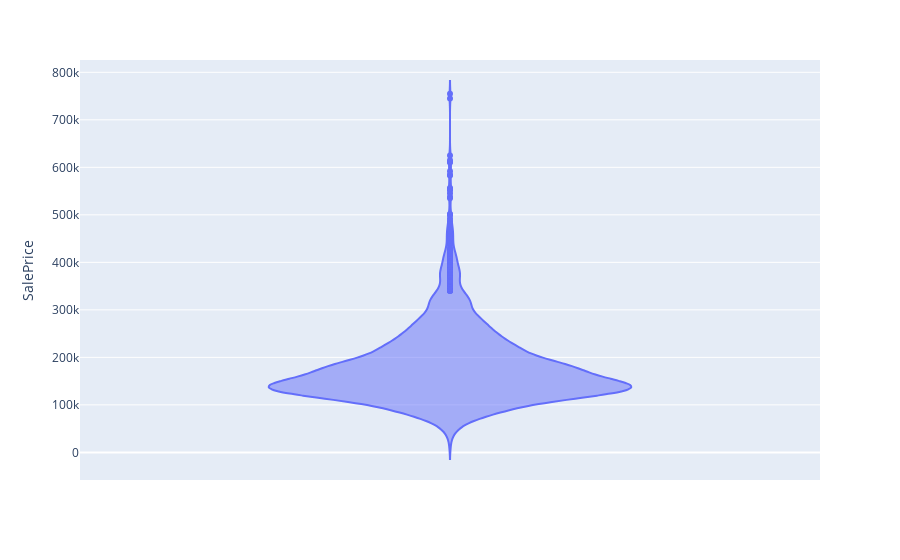

The notebook cell saved with this chart:
### Code cell
# Analyser la distribution du prix (SalePrice) sous forme de violon
import plotly.express as px

fig = px.violin(data, y="SalePrice")
fig.show()

### Figure 1 — Plotly figure (JSON) as saved in the notebook; plotly's stock layout.template omitted (floating-point values rounded to 4 significant figures; data arrays with more than 128 entries replaced by an {"elided": "..."} marker saying what was removed)
{"data": [{"alignmentgroup": "True", "box": {"visible": false}, "hovertemplate": "SalePrice=%{y}<extra></extra>", "legendgroup": "", "marker": {"color": "#636efa"}, "name": "", "offsetgroup": "", "orientation": "v", "scalegroup": "True", "showlegend": false, "type": "violin", "x0": " ", "xaxis": "x", "y": {"elided": "2930 int values"}, "y0": " ", "yaxis": "y"}], "layout": {"legend": {"tracegroupgap": 0}, "margin": {"t": 60}, "violinmode": "group", "xaxis": {"anchor": "y", "domain": [0, 1]}, "yaxis": {"anchor": "x", "domain": [0, 1], "title": {"text": "SalePrice"}}}}
